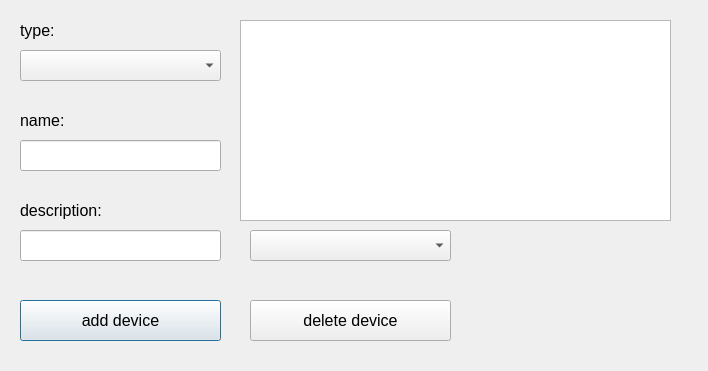
<?xml version="1.0" encoding="UTF-8"?>
<ui version="4.0">
 <class>addDevicesConfig</class>
 <widget class="QDialog" name="addDevicesConfig">
  <property name="geometry">
   <rect>
    <x>0</x>
    <y>0</y>
    <width>708</width>
    <height>371</height>
   </rect>
  </property>
  <property name="windowTitle">
   <string>Add device</string>
  </property>
  <widget class="QPushButton" name="addDevConf_Button">
   <property name="geometry">
    <rect>
     <x>20</x>
     <y>300</y>
     <width>201</width>
     <height>41</height>
    </rect>
   </property>
   <property name="font">
    <font>
     <pointsize>12</pointsize>
    </font>
   </property>
   <property name="text">
    <string>add device</string>
   </property>
  </widget>
  <widget class="QLabel" name="type_label">
   <property name="geometry">
    <rect>
     <x>20</x>
     <y>20</y>
     <width>37</width>
     <height>21</height>
    </rect>
   </property>
   <property name="font">
    <font>
     <pointsize>12</pointsize>
    </font>
   </property>
   <property name="text">
    <string>type:</string>
   </property>
  </widget>
  <widget class="QLabel" name="name_label">
   <property name="geometry">
    <rect>
     <x>20</x>
     <y>110</y>
     <width>61</width>
     <height>21</height>
    </rect>
   </property>
   <property name="font">
    <font>
     <pointsize>12</pointsize>
    </font>
   </property>
   <property name="text">
    <string>name:</string>
   </property>
  </widget>
  <widget class="QLineEdit" name="name_lineEdit">
   <property name="geometry">
    <rect>
     <x>20</x>
     <y>140</y>
     <width>201</width>
     <height>31</height>
    </rect>
   </property>
  </widget>
  <widget class="QLineEdit" name="descr_lineEdit">
   <property name="geometry">
    <rect>
     <x>20</x>
     <y>230</y>
     <width>201</width>
     <height>31</height>
    </rect>
   </property>
  </widget>
  <widget class="QComboBox" name="devTypes_comboBox">
   <property name="geometry">
    <rect>
     <x>20</x>
     <y>50</y>
     <width>201</width>
     <height>31</height>
    </rect>
   </property>
  </widget>
  <widget class="QLabel" name="description_label_2">
   <property name="geometry">
    <rect>
     <x>20</x>
     <y>200</y>
     <width>81</width>
     <height>21</height>
    </rect>
   </property>
   <property name="font">
    <font>
     <pointsize>12</pointsize>
    </font>
   </property>
   <property name="text">
    <string>description:</string>
   </property>
  </widget>
  <widget class="QPushButton" name="delDev_Button">
   <property name="geometry">
    <rect>
     <x>250</x>
     <y>300</y>
     <width>201</width>
     <height>41</height>
    </rect>
   </property>
   <property name="font">
    <font>
     <pointsize>12</pointsize>
    </font>
   </property>
   <property name="text">
    <string>delete device</string>
   </property>
  </widget>
  <widget class="QTableView" name="devices_tableView">
   <property name="geometry">
    <rect>
     <x>240</x>
     <y>20</y>
     <width>431</width>
     <height>201</height>
    </rect>
   </property>
  </widget>
  <widget class="QComboBox" name="devices_cBox">
   <property name="geometry">
    <rect>
     <x>250</x>
     <y>230</y>
     <width>201</width>
     <height>31</height>
    </rect>
   </property>
  </widget>
 </widget>
 <resources/>
 <connections/>
</ui>
